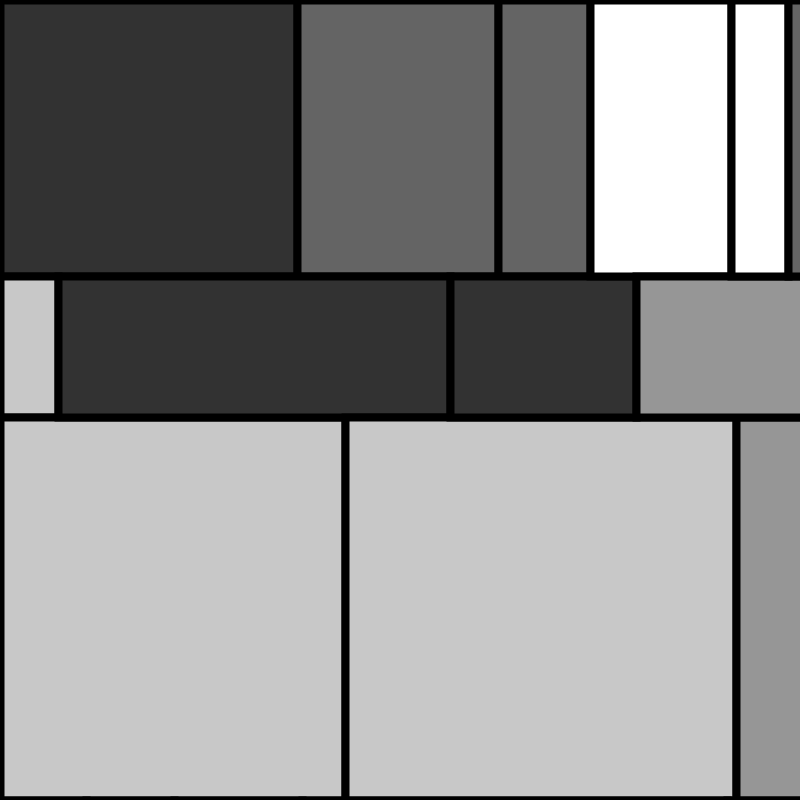
Frame 1 (no input)
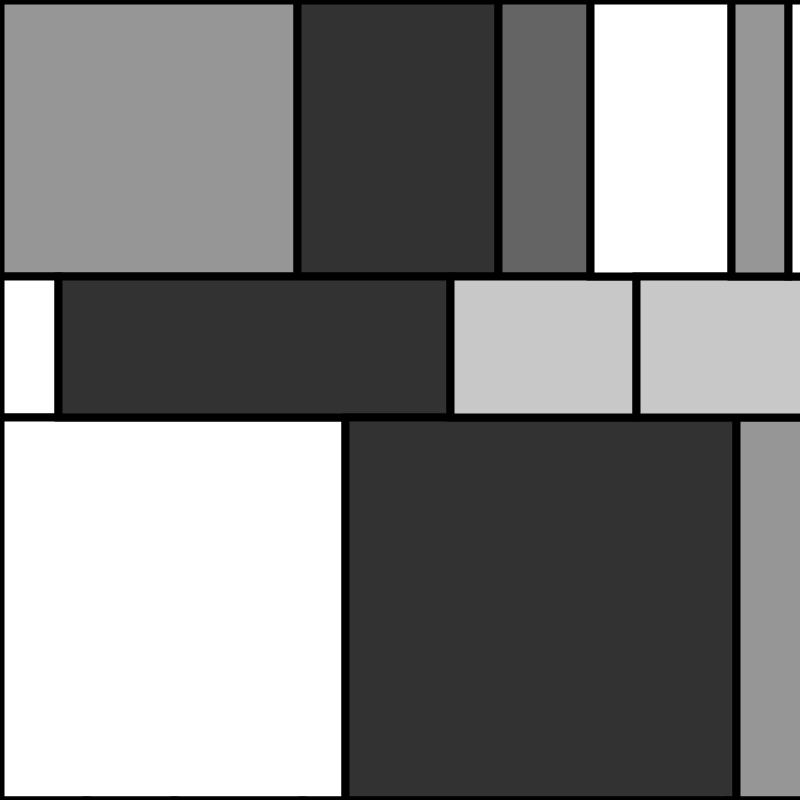
Frame 60 (the mouse pressed at the canvas centre just before this capture)
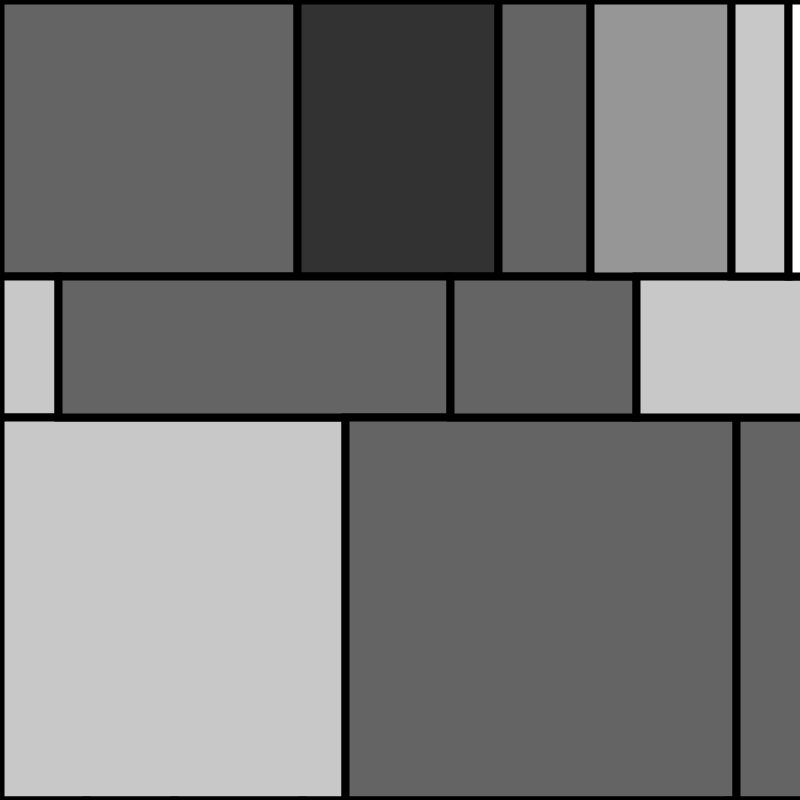
Frame 120 (the mouse held since frame 60 and released just before this capture)

The Processing sketch that drew these frames (run headless with seeded random() and noise(); from frame 60 on, the mouse is pressed at the canvas centre):

// Processing sketch: Jowen_H3
// ── Jowen_H3.pde
Box[] grayBoxs1;
Box[] grayBoxs2;
Box[] grayBoxs3;
Box[] grayBoxs4;
Box[] grayBoxs5;
Box[] grayBoxs6;
Box[] grayBoxs7;
int totalNumBoxs = 20;
float widthLimit;

void setup() {
  size(800, 800);
  background(255);
  frameRate(4);
  initiateData();
}

void initiateData() {
  grayBoxs1 = new Box[totalNumBoxs];
  grayBoxs2 = new Box[totalNumBoxs];
  grayBoxs3 = new Box[totalNumBoxs];
  grayBoxs4 = new Box[totalNumBoxs];
  grayBoxs5 = new Box[totalNumBoxs];
  grayBoxs6 = new Box[totalNumBoxs];
  grayBoxs7 = new Box[totalNumBoxs];
  float boxWidth; 
  float boxHeight1 = random(50, 400);//height random but consistent for each row
  float boxHeight2 = random(50, 400);
  float boxHeight3 = random(50, 400);
  float boxHeight4 = random(50, 400);
  float boxHeight5 = random(50, 400);
  float boxHeight6 = random(50, 400);
  float boxHeight7 = random(50, 400);
  for (int i=0; i<grayBoxs1.length; i++) {
    boxWidth = random(50, 500);
    if (i==0) {
      grayBoxs1[i] = new Box(0, 0, boxWidth, boxHeight1);
    } else {
      grayBoxs1[i] = new Box(grayBoxs1[i-1].bX+grayBoxs1[i-1].bW, 0, boxWidth, boxHeight1);
    }
  }
  for (int i=0; i<grayBoxs2.length; i++) {
    boxWidth = random(50, 500);
    if (i==0) {
      grayBoxs2[i] = new Box(0, boxHeight1, boxWidth, boxHeight2);
    } else {
      grayBoxs2[i] = new Box(grayBoxs2[i-1].bX+grayBoxs2[i-1].bW, boxHeight1, boxWidth, boxHeight2);
    }
  }
  for (int i=0; i<grayBoxs3.length; i++) {
    boxWidth = random(50, 500);
    if (i==0) {
      grayBoxs3[i] = new Box(0, boxHeight1+boxHeight2, boxWidth, boxHeight3);
    } else {
      grayBoxs3[i] = new Box(grayBoxs3[i-1].bX+grayBoxs3[i-1].bW, boxHeight1+boxHeight2, boxWidth, boxHeight3);
    }
  }
  for (int i=0; i<grayBoxs4.length; i++) {
    boxWidth = random(50, 500);
    if (i==0) {
      grayBoxs4[i] = new Box(0, boxHeight1+boxHeight2+boxHeight3, boxWidth, boxHeight4);
    } else {
      grayBoxs4[i] = new Box(grayBoxs4[i-1].bX+grayBoxs4[i-1].bW, boxHeight1+boxHeight2+boxHeight3, boxWidth, boxHeight4);
    }
  }
  for (int i=0; i<grayBoxs5.length; i++) {
    boxWidth = random(50, 500);
    if (i==0) {
      grayBoxs5[i] = new Box(0, boxHeight1+boxHeight2+boxHeight3+boxHeight4, boxWidth, boxHeight5);
    } else {
      grayBoxs5[i] = new Box(grayBoxs5[i-1].bX+grayBoxs5[i-1].bW, boxHeight1+boxHeight2+boxHeight3+boxHeight4, boxWidth, boxHeight5);
    }
  }
  for (int i=0; i<grayBoxs6.length; i++) {
    boxWidth = random(50, 500);
    if (i==0) {
      grayBoxs6[i] = new Box(0, boxHeight1+boxHeight2+boxHeight3+boxHeight4+boxHeight5, boxWidth, boxHeight6);
    } else {
      grayBoxs6[i] = new Box(grayBoxs6[i-1].bX+grayBoxs6[i-1].bW, boxHeight1+boxHeight2+boxHeight3+boxHeight4+boxHeight5, boxWidth, boxHeight6);
    }
  }
  for (int i=0; i<grayBoxs7.length; i++) {
    boxWidth = random(50, 500);
    if (i==0) {
      grayBoxs7[i] = new Box(0, boxHeight1+boxHeight2+boxHeight3+boxHeight4+boxHeight5+boxHeight6, boxWidth, boxHeight7);
    } else {
      grayBoxs7[i] = new Box(grayBoxs7[i-1].bX+grayBoxs7[i-1].bW, boxHeight1+boxHeight2+boxHeight3+boxHeight4+boxHeight5+boxHeight6, boxWidth, boxHeight7);
    }
  }
}

void draw() {
  background(255);
  for (int i=0; i < 20; i++) {
    grayBoxs1[i].drawBox();  
    grayBoxs2[i].drawBox(); 
    grayBoxs3[i].drawBox(); 
    grayBoxs4[i].drawBox();  
    grayBoxs5[i].drawBox(); 
    grayBoxs6[i].drawBox(); 
    grayBoxs7[i].drawBox();
  }
}

void keyPressed() {
  if (key == ENTER) {
    initiateData();
  }
}

class Box {
  float bX, bY, bW, bH;
  //bX = x-coordinate
  //bY = y-coordinate
  //bw = width - random
  //bH = height - set by initial setup
  //bT = tranparency
  Box(float bX_, float bY_, float bW_, float bH_) {
    bX = bX_;
    bY = bY_;
    bW = bW_;
    bH = bH_;
  }

  void drawBox() {
    stroke(0);
    strokeWeight(8);
    int transparency = floor(random(0, 5));
    switch(transparency) {
    case 0:
      fill(255);
      break;
    case 1:
      fill(50);
      break;
    case 2:
      fill(150);
      break;
    case 3:
      fill(100);
      break;
    case 4:
      fill(200);
      break;
    }
    rect(bX, bY, bW, bH);
  }
}
